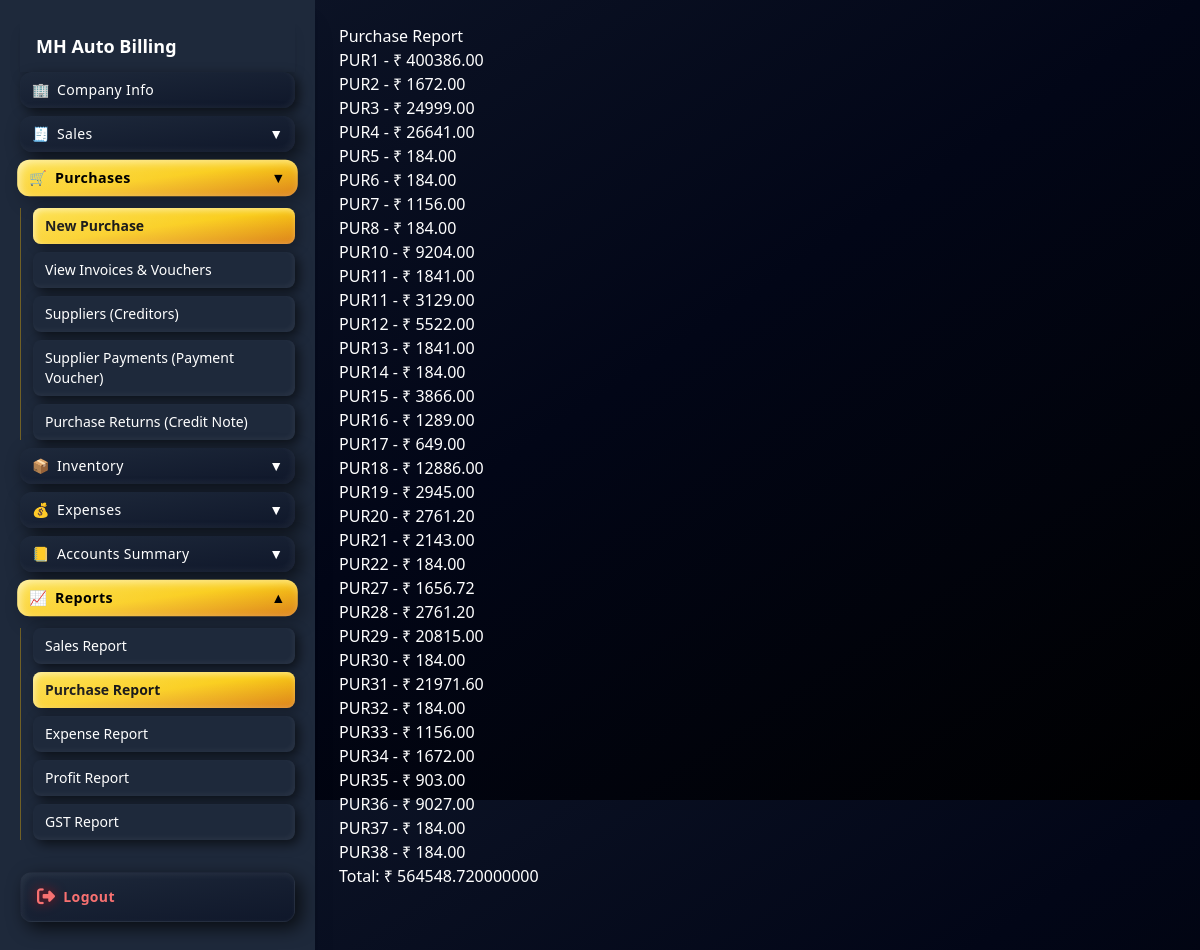
The app's page /reports/purchase/ (signed in) with its own data.
### apps/core/models.py (models this page shows, shortened)
class Purchase(models.Model):
    payment_mode = models.CharField(
    max_length=10,
    choices=(
        ("cash", "Cash"),
        ("bank", "Bank"),
        ("credit", "Credit"),
    ),
    default="cash"
)
    supplier = models.ForeignKey(Supplier, on_delete=models.CASCADE)
    invoice_number = models.CharField(max_length=50)
    date = models.DateTimeField(auto_now_add=True)
    subtotal = models.DecimalField(max_digits=10, decimal_places=2, default=0)
    cgst = models.DecimalField(max_digits=10, decimal_places=2, default=0)
    sgst = models.DecimalField(max_digits=10, decimal_places=2, default=0)
    roundoff = models.DecimalField(max_digits=10, decimal_places=2, default=0)
    total = models.DecimalField(max_digits=10, decimal_places=2, default=0)

### apps/core/views.py (the view)
# urls.py: path("reports/purchase/", views.purchase_report),
@login_required
def purchase_report(request):
    purchases = Purchase.objects.all()
    total = purchases.aggregate(total=Sum("total"))["total"] or 0
    return render(request, "dashboard/reports/purchase.html", {
        "purchases": purchases,
        "total": total
    })

### templates/dashboard/reports/purchase.html
{% extends "dashboard/base.html" %}
{% block content %}
<h2>Purchase Report</h2>
{% for p in purchases %}
<p>{{ p.invoice_number }} - ₹ {{ p.total }}</p>
{% endfor %}
<h3>Total: ₹ {{ total }}</h3>
{% endblock %}

### templates/dashboard/base.html (style rules this page uses)
body { padding-bottom:120px; overflow-y: auto; }

### records on screen
Purchase: invoice_number "PUR1", total "400386.00"
Purchase: invoice_number "PUR2", total "1672.00"
Purchase: invoice_number "PUR3", total "24999.00"
Purchase: invoice_number "PUR4", total "26641.00"
Purchase: invoice_number "PUR5", total "184.00"
Purchase: invoice_number "PUR6", total "184.00"
Purchase: invoice_number "PUR7", total "1156.00"
Purchase: invoice_number "PUR8", total "184.00"
Purchase: invoice_number "PUR10", total "9204.00"
Purchase: invoice_number "PUR11", total "1841.00"
Purchase: invoice_number "PUR11", total "3129.00"
Purchase: invoice_number "PUR12", total "5522.00"
Purchase: invoice_number "PUR13", total "1841.00"
Purchase: invoice_number "PUR14", total "184.00"
Purchase: invoice_number "PUR15", total "3866.00"
Purchase: invoice_number "PUR16", total "1289.00"
Purchase: invoice_number "PUR17", total "649.00"
Purchase: invoice_number "PUR18", total "12886.00"
Purchase: invoice_number "PUR19", total "2945.00"
Purchase: invoice_number "PUR20", total "2761.20"
Purchase: invoice_number "PUR21", total "2143.00"
Purchase: invoice_number "PUR22", total "184.00"
Purchase: invoice_number "PUR27", total "1656.72"
Purchase: invoice_number "PUR28", total "2761.20"
Purchase: invoice_number "PUR29", total "20815.00"
Purchase: invoice_number "PUR30", total "184.00"
Purchase: invoice_number "PUR31", total "21971.60"
Purchase: invoice_number "PUR32", total "184.00"
Purchase: invoice_number "PUR33", total "1156.00"
Purchase: invoice_number "PUR34", total "1672.00"
Purchase: invoice_number "PUR35", total "903.00"
Purchase: invoice_number "PUR36", total "9027.00"
Purchase: invoice_number "PUR37", total "184.00"
Purchase: invoice_number "PUR38", total "184.00"

### other values on screen
{{ total }} "564548.720000000"
